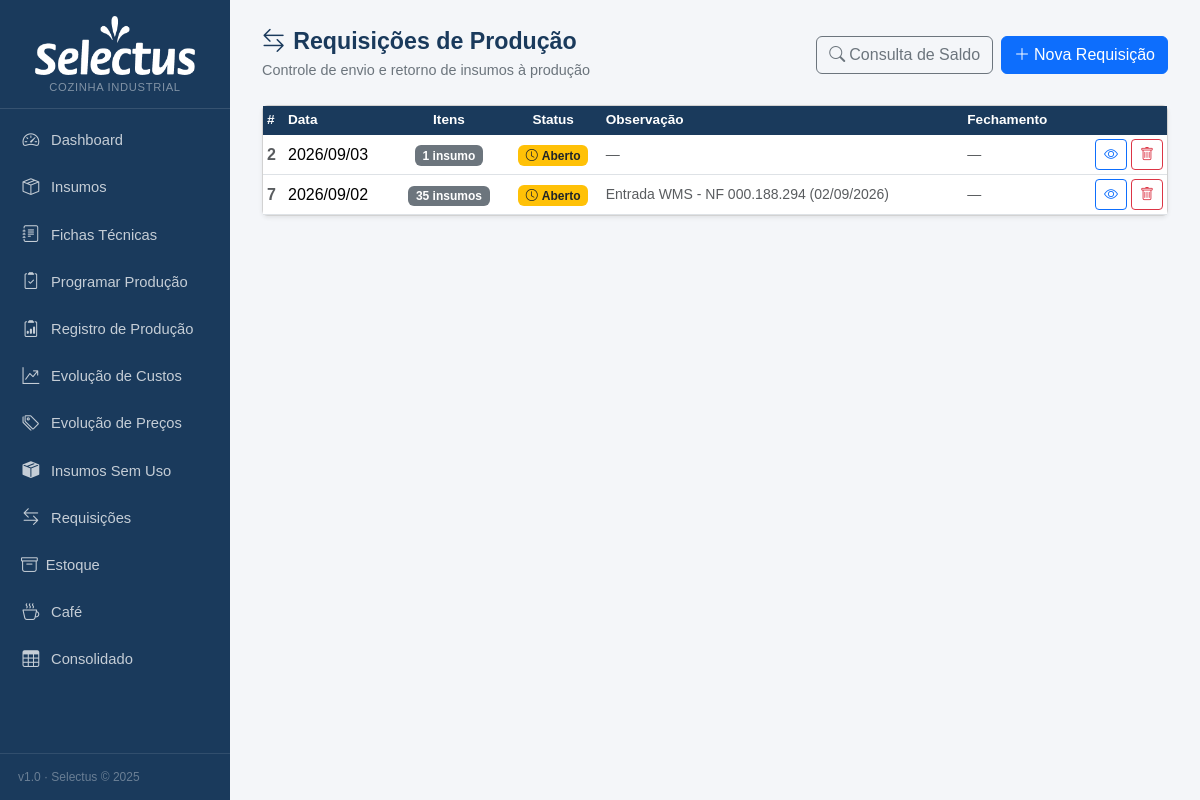
Page /requisicoes on the earlier database version.
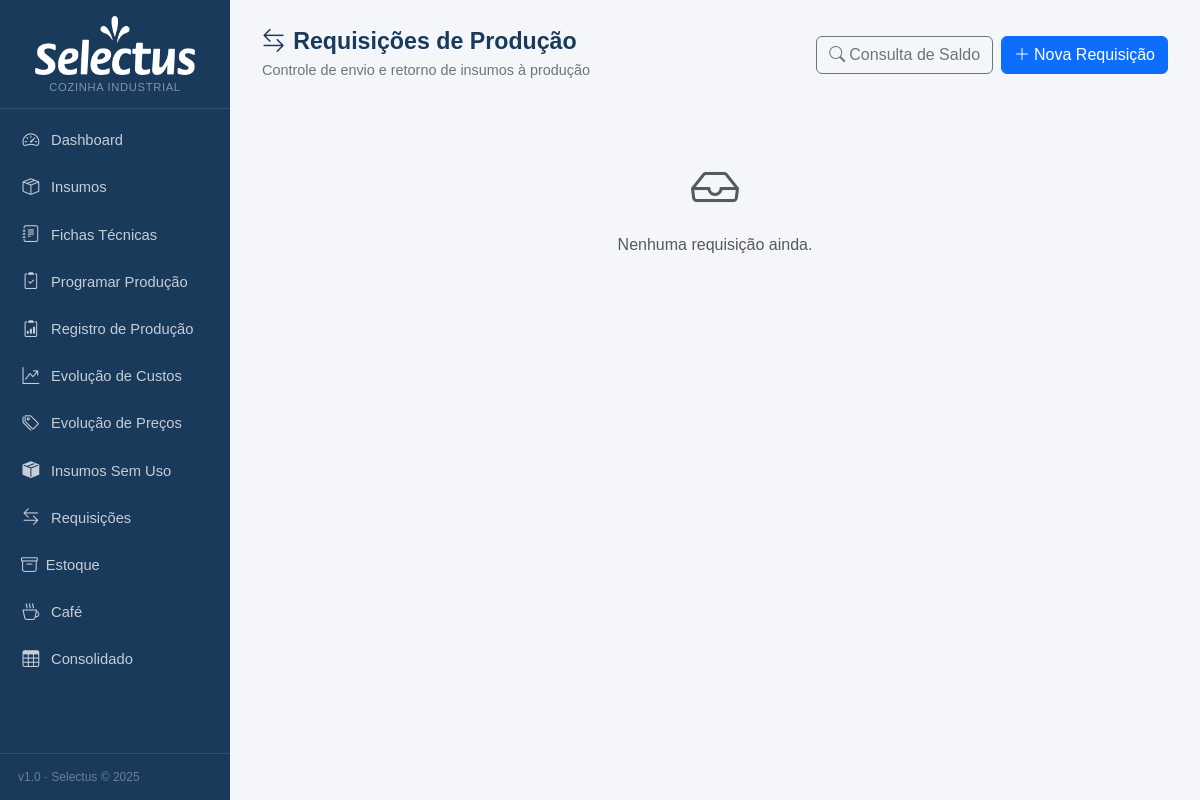
Same page on the later database version.
### tables this page shows
CREATE TABLE requisicoes (
            id INTEGER PRIMARY KEY AUTOINCREMENT,
            data TEXT NOT NULL,
            status TEXT NOT NULL DEFAULT 'aberto',
            observacao TEXT,
            criado_em TEXT DEFAULT CURRENT_TIMESTAMP,
            fechado_em TEXT
        );

### app.py (the view)
@app.route('/requisicoes')
def requisicoes_lista():
    db = get_db()
    reqs = db.execute('''
        SELECT r.id, r.data, r.status, r.observacao, r.criado_em, r.fechado_em,
               COUNT(ri.id) as n_itens
        FROM requisicoes r
        LEFT JOIN requisicao_itens ri ON ri.requisicao_id = r.id
        GROUP BY r.id
        ORDER BY r.data DESC, r.id DESC
    ''').fetchall()
    db.close()
    return render_template('requisicoes_lista.html', reqs=reqs)

### app.py (called while the page is built)
def get_db():
    c = sqlite3.connect(DB)
    c.row_factory = sqlite3.Row
    c.execute("PRAGMA foreign_keys = ON")
    return c

def count_alertas():
    try:
        db = get_db()
        n = db.execute('''SELECT COUNT(*) FROM insumos
                          WHERE estoque_minimo > 0 AND COALESCE(estoque_atual,0) < estoque_minimo''').fetchone()[0]
        db.close()
        return n
    except:
        return 0

@app.context_processor
def inject_alertas():
    return dict(n_alertas=count_alertas())

### templates/requisicoes_lista.html (shortened to what this page needs)
{% extends "base.html" %}
{% block content %}
<div class="page-header d-flex justify-content-between align-items-center">
  <div>
    <h1><i class="bi bi-arrow-left-right me-2"></i>Requisições de Produção</h1>
    <p>Controle de envio e retorno de insumos à produção</p>
  </div>
  <div class="d-flex gap-2">
    <a href="{{ url_for('requisicao_consulta') }}" class="btn btn-outline-secondary">
      <i class="bi bi-search me-1"></i>Consulta de Saldo
    </a>
    <a href="{{ url_for('requisicao_nova') }}" class="btn btn-primary">
      <i class="bi bi-plus-lg me-1"></i>Nova Requisição
    </a>
  </div>
</div>
{% if not reqs %}
<div class="text-center text-muted py-5">
  <i class="bi bi-inbox" style="font-size:3rem"></i>
  <p class="mt-2">Nenhuma requisição ainda.</p>
</div>
{% else %}
<div class="card shadow-sm">
  <div class="card-body p-0">
    <table class="table table-hover table-sm mb-0 align-middle">
      <thead>
        <tr>
          <th>#</th>
          <th>Data</th>
          <th class="text-center">Itens</th>
          <th class="text-center">Status</th>
          <th>Observação</th>
          <th>Fechamento</th>
          <th></th>
        </tr>
      </thead>
      <tbody>
        {% for r in reqs %}
        <tr>
          <td class="fw-bold text-muted">{{ r.id }}</td>
          <td>{{ r.data | replace('-', '/') if r.data else '—' }}</td>
          <td class="text-center">
            <span class="badge bg-secondary">{{ r.n_itens }} insumo{{ 's' if r.n_itens != 1 }}</span>
          </td>
          <td class="text-center">
            {% if r.status == 'aberto' %}
              <span class="badge bg-warning text-dark"><i class="bi bi-clock me-1"></i>Aberto</span>
            {% elif r.status == 'fechado' %}
              <span class="badge bg-success"><i class="bi bi-check-circle me-1"></i>Fechado</span>
            {% else %}
              <span class="badge bg-secondary">Cancelado</span>
            {% endif %}
          </td>
          <td class="text-muted small">{{ r.observacao or '—' }}</td>
          <td class="small text-muted">{{ r.fechado_em[:16] if r.fechado_em else '—' }}</td>
          <td class="text-end d-flex gap-1 justify-content-end">
            <a href="{{ url_for('requisicao_ver', id=r.id) }}" class="btn btn-sm btn-outline-primary">
              <i class="bi bi-eye"></i>
            </a>
            <form method="post" action="{{ url_for('requisicao_excluir', id=r.id) }}"
                  onsubmit="return confirm('Excluir requisição #{{ r.id }}? O estoque será restaurado.')">
              <button class="btn btn-sm btn-outline-danger"><i class="bi bi-trash"></i></button>
            </form>
          </td>
        </tr>
        {% endfor %}
      </tbody>
    </table>
  </div>
</div>
{% endif %}
{% endblock %}

### templates/base.html (shortened to what this page needs)
<!DOCTYPE html>
<html lang="pt-BR">
<head>
  <link href="https://cdn.jsdelivr.net/npm/bootstrap@5.3.3/dist/css/bootstrap.min.css" rel="stylesheet">
  <link href="https://cdn.jsdelivr.net/npm/bootstrap-icons@1.11.3/font/bootstrap-icons.min.css" rel="stylesheet">
</head>
<body>
<div id="sidebar">
  <div class="brand text-center" style="padding:16px 12px 12px">
    <img src="{{ url_for('static', filename='logo.png') }}" alt="Mercado Selectus"
         style="max-width:160px;width:100%;filter:brightness(0) invert(1)">
    <span style="font-size:.7rem;color:rgba(255,255,255,.45);display:block;margin-top:4px;letter-spacing:.06em;text-transform:uppercase">Cozinha Industrial</span>
  </div>
  <nav class="mt-2">
    <a href="{{ url_for('index') }}" class="{{ 'active' if request.endpoint == 'index' }}">
      <i class="bi bi-speedometer2"></i> Dashboard
    </a>
    <a href="{{ url_for('insumos_lista') }}" class="{{ 'active' if 'insumo' in request.endpoint }}">
      <i class="bi bi-box-seam"></i> Insumos
    </a>
    <a href="{{ url_for('fichas_lista') }}" class="{{ 'active' if 'ficha' in request.endpoint }}">
      <i class="bi bi-journal-text"></i> Fichas Técnicas
    </a>
    <a href="{{ url_for('producao') }}" class="{{ 'active' if request.endpoint == 'producao' }}">
      <i class="bi bi-clipboard2-check"></i> Programar Produção
    </a>
    <a href="{{ url_for('registro_lista') }}" class="{{ 'active' if 'registro' in request.endpoint }}">
      <i class="bi bi-clipboard2-data"></i> Registro de Produção
    </a>
    <a href="{{ url_for('fichas_evolucao_custos') }}" class="{{ 'active' if request.endpoint == 'fichas_evolucao_custos' }}">
      <i class="bi bi-graph-up-arrow"></i> Evolução de Custos
    </a>
    <a href="{{ url_for('insumos_evolucao_precos') }}" class="{{ 'active' if request.endpoint == 'insumos_evolucao_precos' }}">
      <i class="bi bi-tags"></i> Evolução de Preços
    </a>
    <a href="{{ url_for('insumos_sem_uso') }}" class="{{ 'active' if request.endpoint == 'insumos_sem_uso' }}">
      <i class="bi bi-box-seam-fill"></i> Insumos Sem Uso
    </a>
    <a href="{{ url_for('requisicoes_lista') }}" class="{{ 'active' if 'requisicao' in request.endpoint }}">
      <i class="bi bi-arrow-left-right"></i> Requisições
    </a>
    <a href="{{ url_for('alertas') }}" class="{{ 'active' if request.endpoint == 'alertas' }}" style="justify-content:space-between">
      <span><i class="bi bi-archive me-2"></i>Estoque</span>
    </a>
    <a href="{{ url_for('cafe_lista') }}" class="{{ 'active' if 'cafe' in request.endpoint }}">
      <i class="bi bi-cup-hot"></i> Café
    </a>
    <a href="{{ url_for('consolidado') }}" class="{{ 'active' if 'consolidado' in request.endpoint }}">
      <i class="bi bi-table"></i> Consolidado
    </a>
  </nav>
  <div class="sidebar-footer">v1.0 · Selectus &copy; 2025</div>
</div>
<div id="main">
  {% block content %}{% endblock %}
</div>
</body>
</html>

### templates/base.html (style rules this page uses)
:root { --sidebar-bg: #1a3a5c; --sidebar-hover: #264f7a; --sidebar-active: #2e75b6; --accent: #2e75b6; }
body { background: #f4f6f9; font-family: Arial, sans-serif; }
#sidebar { width: 230px; min-height: 100vh; background: var(--sidebar-bg); position: fixed; top: 0; left: 0; z-index: 100; display: flex; flex-direction: column; }
#sidebar .brand { padding: 20px 16px 16px; border-bottom: 1px solid rgba(255,255,255,.12); }
#sidebar .brand span { font-size: .72rem; color: rgba(255,255,255,.5); letter-spacing:.06em; text-transform:uppercase; display:block; }
#sidebar nav a { display: flex; align-items: center; gap: 10px; color: rgba(255,255,255,.75); text-decoration: none; padding: 11px 18px; font-size: .92rem; border-left: 3px solid transparent; transition: background .15s, color .15s; }
#sidebar nav a i { font-size: 1.05rem; width: 20px; text-align:center; }
#sidebar .sidebar-footer { margin-top: auto; padding: 14px 18px; font-size: .75rem; color: rgba(255,255,255,.35); border-top: 1px solid rgba(255,255,255,.1); }
#main { margin-left: 230px; padding: 28px 32px; min-height: 100vh; }
.page-header { margin-bottom: 24px; }
.page-header h1 { font-size: 1.45rem; font-weight: 700; color: #1a3a5c; margin: 0; }
.page-header p { color: #6c757d; margin: 4px 0 0; font-size: .9rem; }

Differences in the rows shown:
removed requisicoes: id "2", data "2026/09/03", n_itens "1", status "aberto" (drawn), observacao "—", fechado_em "—"
removed requisicoes: id "7", data "2026/09/02", n_itens "35", n_itens "s", status "aberto" (drawn), observacao "Entrada WMS - NF 000.188.294 (02/09/2026)", fechado_em "—"
Other differences:
text no longer shown: "# Data Itens Status Observação Fechamento"
text now shown: "Nenhuma requisição ainda."
